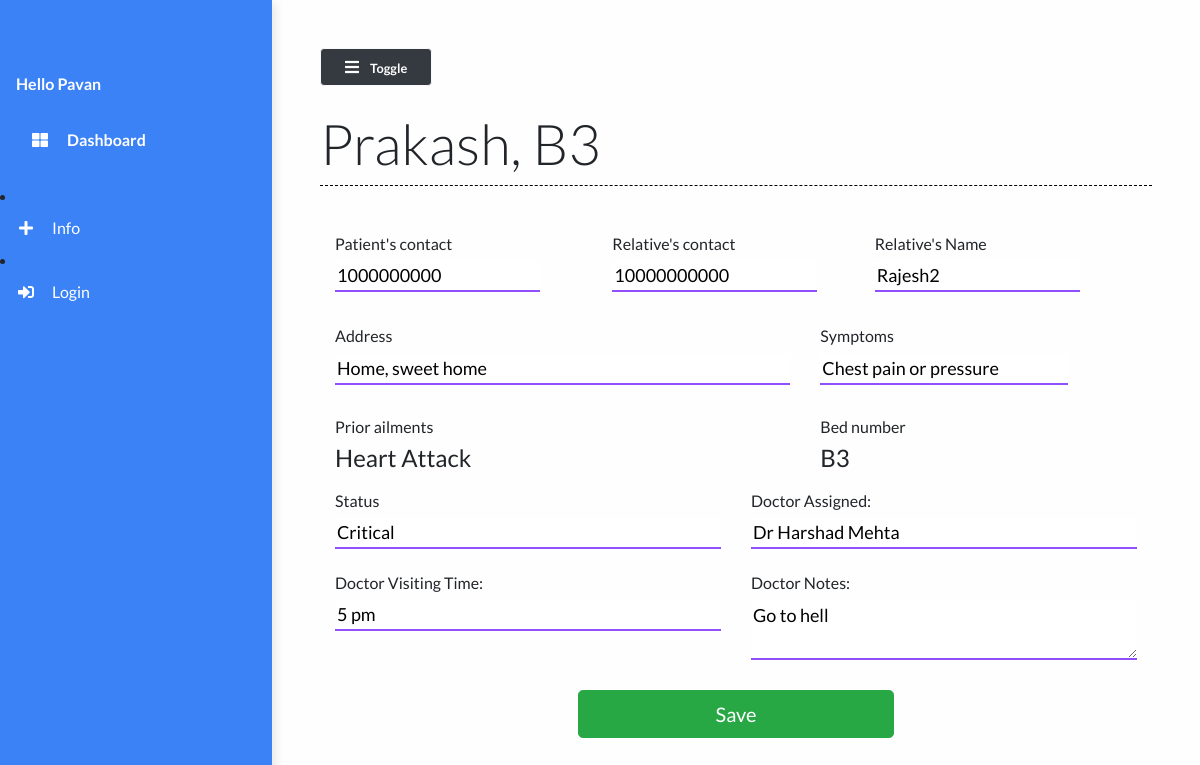
The page /patient/4 on the database its author committed.
### main/models.py (models this page shows, shortened)
class Patient(models.Model):
    name = models.CharField(max_length=50)
    phone_num = models.CharField(max_length=15)
    patient_relative_name = models.CharField(max_length=50, null=True)
    patient_relative_contact = models.CharField(max_length=15, null=True)
    address = models.TextField()
    SYMPTOMS = (
        ('Fever', 'Fever'),
        ('Dry cough', 'Dry cough'),
        ('Tiredness', 'Tiredness'),
        ('Aches and pains', 'Aches and pains'),
        ('Sore throat', 'Sore throat'),
        ('Diarrhoea', 'Diarrhoea'),
        ('Loss of taste or smell', 'Loss of taste or smell'),
        ('Difficulty in breathing or shortness of breath', 'Difficulty in breathing or shortness of breath'),
        ('Chest pain or pressure', 'Chest pain or pressure'),
        ('Loss of speech or movement', 'Loss of speech or movement'),
    )
    symptoms = MultiSelectField(choices=SYMPTOMS, null=True)
    prior_ailments = models.TextField()
    bed_num = models.ForeignKey("Bed", on_delete=models.CASCADE)
    dob = models.DateField(null=True)
    doctor = models.ForeignKey("Doctor", on_delete=models.CASCADE, null=True)
    doctors_notes = models.TextField(null=True, blank=True)
    doctors_visiting_time = models.CharField(null=True, max_length=50, blank=True)
    status = models.CharField(max_length=50)

class Bed(models.Model):
    bed_number = models.CharField(max_length=50)
    occupied = models.BooleanField()
    def __str__(self):
        return self.bed_number

class Doctor(models.Model):
    name = models.CharField(max_length=100)
    def __str__(self):
        return self.name

### main/views.py (the view, shortened to what this page needs)
# urls.py: path("patient/<str:pk>", views.patient, name="patient"),
def patient(request, pk):
    patient = Patient.objects.get(id=pk)
    context = {
        'patient': patient
    }
    return render(request, 'main/patient.html', context)

### main/templates/main/patient.html (shortened to what this page needs)
{% extends 'main/base.html' %}
{% load static %}
{% block contentTitle %}
    {{patient.name}}, {{patient.bed_num}}
{% endblock contentTitle %}
{% block content %}
		<form class="form" action="" method="post" id="registrationForm">
			<div class="container">
				<div class="patient-form">
					<div class="row">
						<div class="col-md-4 form-field mt-4 mb-0">
						<label for="mobile"><h6>Patient's contact</h6>
						<input type="text" id="name" class="input-text" type="text" name="mobile" placeholder="Mobile No" value="{{patient.phone_num}}">
						</label>
						</div>
						<div class="offset-md-2 col-md-4 form-field mt-4 mb-0">
						<label for="mobile" class="mb-0"><h6>Relative's contact</h6>
						<input type="text" id="mobile2" class="input-text" type="text" name="mobile2" placeholder="Mobile No" value="{{patient.patient_relative_contact}}">
						</label>
						</div>
						<div class="form-field mt-4">
						<label for="relativeName" class="mb-0"><h6>Relative's Name</h6>
						<input
							type="text"
							class="input-text"
							name="relativeName"
							id="realtiveName"
							value="{{patient.patient_relative_name}}"
							/>
						</label>
						</div>
						<div class="col-md-7 form-field mt-0">
						<label for="address" class="mb-0 mt-0"><h6>Address</h6></label>
						<input
							type="address"
							class="input-text"
							id="location"
							placeholder="address"
							name="location"
							title="enter a location"
							value="{{patient.address}}"
						/>
						</div>
						<div class="offset-md-1 col-md-4 form-field mt-0">
							<label for="symptoms" class="mb-0"><h6>Symptoms</h6></label>
							<input
								type="text"
								class="input-text"
								name="symptons"
								id="symptons"
								value="{{patient.symptoms}}"
							/>
						</div>
						<div class="col-md-7">
							<h6>Prior ailments</h6>
							<label for="prior_ailments"><h4>{{patient.prior_ailments}}</h4></label>
						</div>
						<div class="col-md-5">
							<h6>Bed number</h6>
							<label for="bed_num" class="mb-0">
							<h4>{{patient.bed_num}}</h4>
							</label>
						</div>
						<div class="col-md-6">
						 	<label for="status" class="mb-0">
							<h6>Status</h6></label>
							<input
								type="text"
								class="input-text"
								name="status"
								id="status"
								value="{{patient.status}}"
							/>
						</div>
						<div class="col-md-6">
							<label for="doctor" class="mb-0">
							<h6>Doctor Assigned: </h6>
							</label>
							<input
								type="text"
								class="input-text"
								name="doctor"
								id="doctor"
								value="{{patient.doctor}}"
							/>
						</div>
						<div class="col-md-6">
							<label for="doctor_time" class="mb-0 mt-4">
							<h6>Doctor Visiting Time: </h6>
							</label>
							<input
								type="text"
								class="input-text"
								name="doctor_time"
								id="doctor_time"
								value="{{patient.doctors_visiting_time}}"
							/>
						</div>
						<div class="col-md-6">
							<label for="doctor_notes" class="mb-0 mt-4">
							<h6>Doctor Notes: </h6>
							</label>
							<textarea
								class="input-text"
								name="doctor_notes"
								id="doctor_notes"
								{{patient.doctors_notes}}
							>{{patient.doctors_notes}}</textarea>
						</div>
					</div>
				</div>
			</div>
		<div class="form-group">
			<div class="col-md-5 mx-auto">
			<br />
			<button class="btn btn-lg btn-success btn-block mx-auto" type="submit">
				 Save
			</button>
			</div>
	 	</div>
		 </form>
{% endblock content %}

### static/styles/base.css (style rules this page uses)
body { background: #fffefe; min-height: 100vh; overflow-x: hidden; font-family:Lato,'Helvetica Neue',Helvetica,Arial,sans-serif; }
.patient-form .form-field { margin: 32px 0; }
.patient-form .input-text { width: 100%; border-width: 0 0 2px 0; border-color: #6c19fcc2; font-size: 18px; font-weight: 400; transition: border-color 0.2s linear; }

### rows shown on the page
Patient: name "Prakash", bed_num "B3", mobile "1000000000", mobile2 "10000000000", relativeName "Rajesh2", location "Home, sweet home", symptons "Chest pain or pressure", prior_ailments "Heart Attack", status "Critical", doctor "Dr Harshad Mehta", doctor_time "5 pm", doctor_notes "Go to hell"
